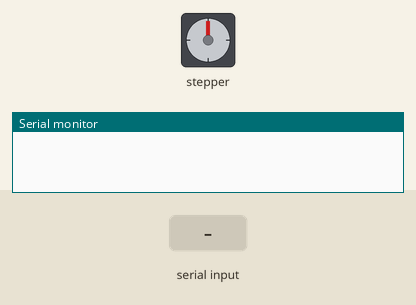
This sketch was run on a simulated Arduino Uno, built with avr-gcc and run on an emulated ATmega328P. Shown: stepper motor, the last lines printed to the serial monitor. Wiring (inferred from the names in the program): stepper motor (2048 steps per turn assumed): coils pin 9, pin 10, pin 11, pin 12. The inputs (shaded band) are chosen by the test bench.

Above: at 1.2 s.
1.3 s: "m\n" received over Serial
At 2.4 s:
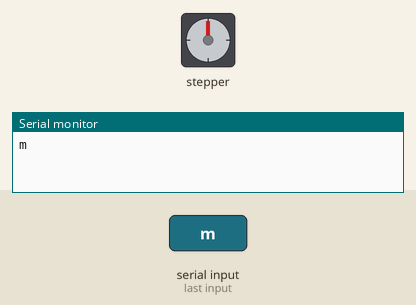
Timing chart, 0 to 62.2 s (numbered marks = the images above; inputs shaded):
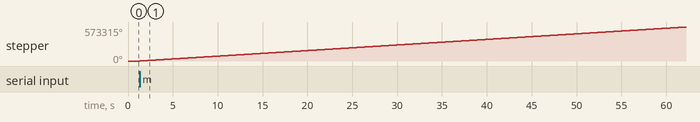

The sketch:

motor-hc_05.ino
```cpp
#define STEPPER_PIN_1 9
#define STEPPER_PIN_2 10
#define STEPPER_PIN_3 11
#define STEPPER_PIN_4 12
int step_number = 0;
char incoming_value=0;
void setup() {
  // put your setup code here, to run once:
pinMode(STEPPER_PIN_1, OUTPUT);
pinMode(STEPPER_PIN_2, OUTPUT);
pinMode(STEPPER_PIN_3, OUTPUT);
pinMode(STEPPER_PIN_4, OUTPUT);
Serial.begin(9600);

}

void loop() {
  // put your main code here, to run repeatedly:
if (Serial.available()>0){
  incoming_value= Serial.read();
  Serial.print(incoming_value);
  Serial.print("\n");
  while (incoming_value=='m'){
    if (step_number == 0 || step_number == 1 || step_number == 2 || step_number == 3 ){
      switch(step_number){
    case 0:
    digitalWrite(STEPPER_PIN_1, HIGH);
    digitalWrite(STEPPER_PIN_2, LOW);
    digitalWrite(STEPPER_PIN_3, LOW);
    digitalWrite(STEPPER_PIN_4, LOW);
    break;
    case 1:
    digitalWrite(STEPPER_PIN_1, LOW);
    digitalWrite(STEPPER_PIN_2, HIGH);
    digitalWrite(STEPPER_PIN_3, LOW);
    digitalWrite(STEPPER_PIN_4, LOW);
    break;
    case 2:
    digitalWrite(STEPPER_PIN_1, LOW);
    digitalWrite(STEPPER_PIN_2, LOW);
    digitalWrite(STEPPER_PIN_3, HIGH);
    digitalWrite(STEPPER_PIN_4, LOW);
    break;
    case 3:
    digitalWrite(STEPPER_PIN_1, LOW);
    digitalWrite(STEPPER_PIN_2, LOW);
    digitalWrite(STEPPER_PIN_3, LOW);
    digitalWrite(STEPPER_PIN_4, HIGH);
    break;
  }
    }
    else{
      switch(step_number){
    case 0:
    digitalWrite(STEPPER_PIN_1, LOW);
    digitalWrite(STEPPER_PIN_2, LOW);
    digitalWrite(STEPPER_PIN_3, LOW);
    digitalWrite(STEPPER_PIN_4, HIGH);
    break;
    case 1:
    digitalWrite(STEPPER_PIN_1, LOW);
    digitalWrite(STEPPER_PIN_2, LOW);
    digitalWrite(STEPPER_PIN_3, HIGH);
    digitalWrite(STEPPER_PIN_4, LOW);
    break;
    case 2:
    digitalWrite(STEPPER_PIN_1, LOW);
    digitalWrite(STEPPER_PIN_2, HIGH);
    digitalWrite(STEPPER_PIN_3, LOW);
    digitalWrite(STEPPER_PIN_4, LOW);
    break;
    case 3:
    digitalWrite(STEPPER_PIN_1, HIGH);
    digitalWrite(STEPPER_PIN_2, LOW);
    digitalWrite(STEPPER_PIN_3, LOW);
    digitalWrite(STEPPER_PIN_4, LOW);
    }
    }
  step_number++;
  if(step_number > 3)
    step_number = 0;

  else if (incoming_value=='s'){
  digitalWrite(STEPPER_PIN_1, LOW);
  digitalWrite(STEPPER_PIN_2, LOW);
  digitalWrite(STEPPER_PIN_3, LOW);
  digitalWrite(STEPPER_PIN_4, LOW);
  }

}
  }
   }
```

Measured:
- after the input at 1.3 s, stepper: keeps turning clockwise at about 9414°/s, starting at once
